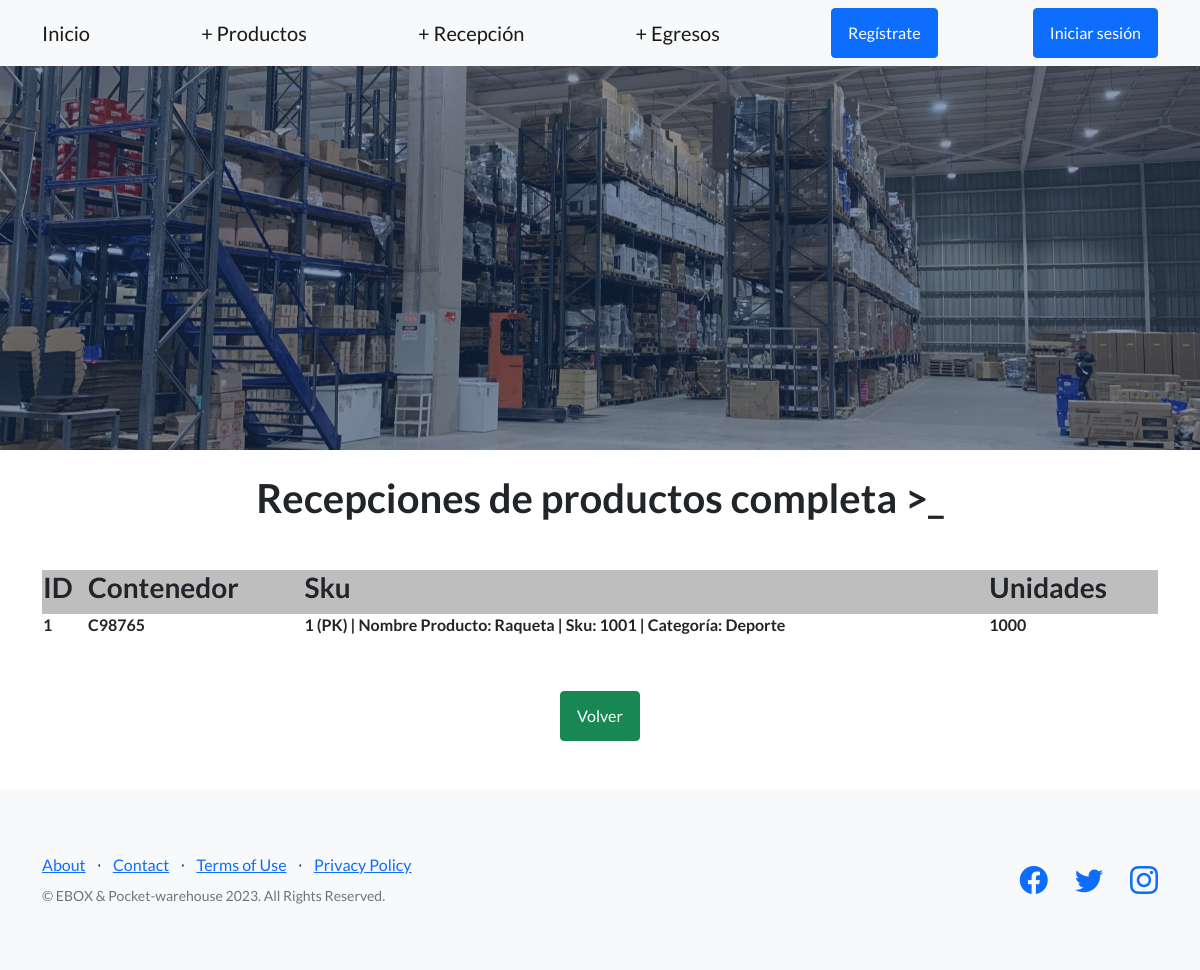
Before: /eboxApp/recepcion/wRecepcion_full/ with the older database file.
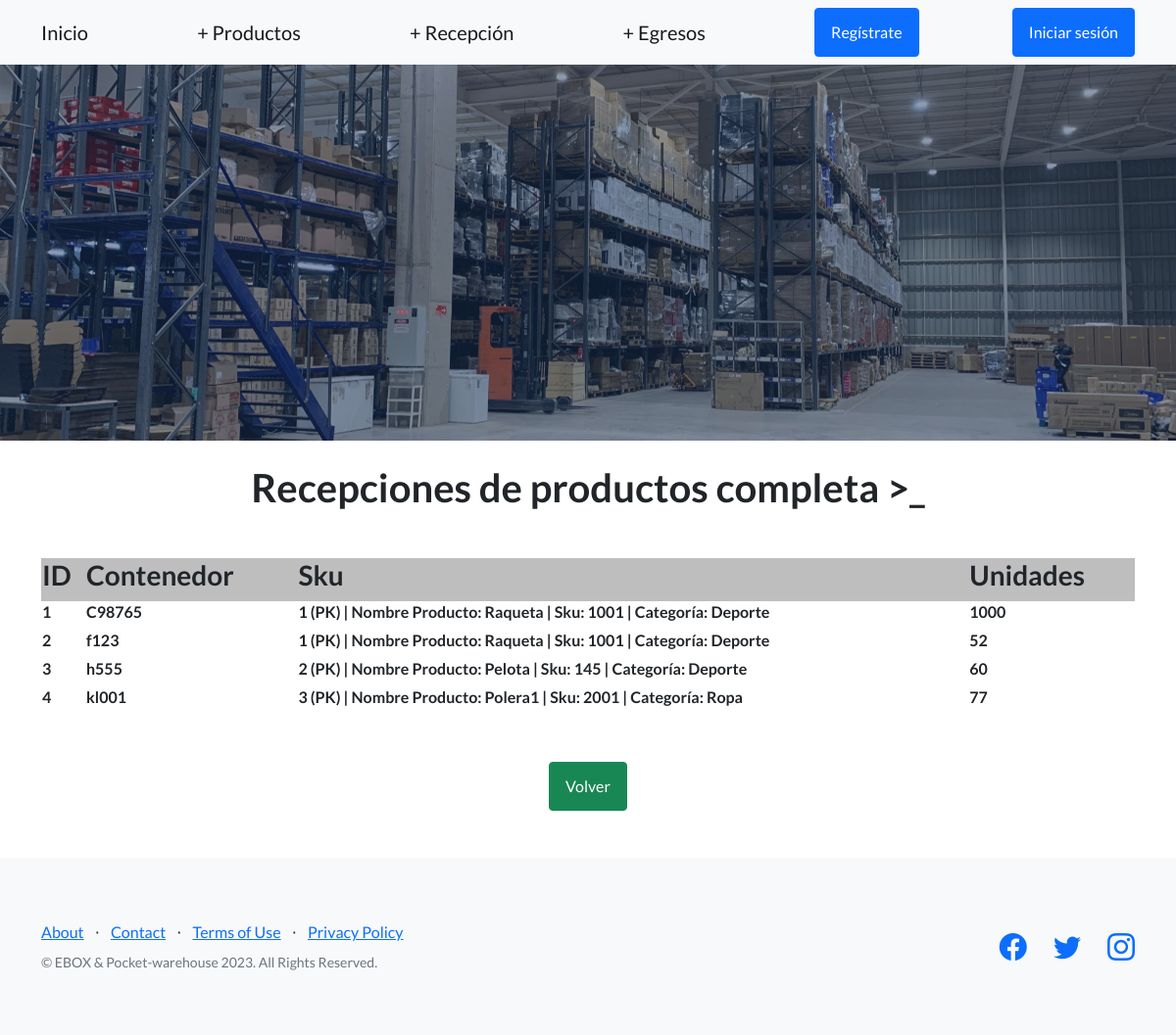
After: the same page with the newer database file.
### eboxApp/models.py (models this page shows, shortened)
class Recepcion(models.Model):
    num_contenedor = models.CharField(max_length=100)
    sku_in = models.ForeignKey(Maestra, on_delete=models.CASCADE)
    unidades_in = models.IntegerField()

class Maestra(models.Model):
    nombre_producto = models.CharField(max_length=300)
    numero_sku = models.IntegerField()
    categoria = models.CharField(max_length=300)
    def __str__(self):
        return f'{self.pk} (PK) | Nombre Producto: {self.nombre_producto}   |   Sku: {self.numero_sku}   |   Categoría: {self.categoria}'

### eboxApp/views.py (the view)
# urls.py: path('recepcion/wRecepcion_full/', views.buscarRecepcion, name = 'buscarTodoRecepcion'),
def buscarRecepcion(request):
    if request.method == 'GET': # si existe un post
        recepciones = Recepcion.objects.all()
        return render(request, 'eboxApp/wRecepcion_full.html', {'recepciones':recepciones })

### eboxApp/templates/eboxApp/wRecepcion_full.html (shortened to what this page needs)
{% extends "eboxApp/base.html" %}
    {% load static %}
{% block contenido_que_cambia %}
<div class="container" align="center">
    <br>
    <h1 class="mb-5">Recepciones de productos completa >_</h1>
    {% if recepciones %}
                    <table>
                        <tr>
                            <th style="text-align: left"><h3>ID</h3></th>
                            <th style="text-align: left"><h3>Contenedor</h3></th>
                            <th style="text-align: left"><h3>Sku</h3></th>
                            <th style="text-align: left"><h3>Unidades</h3></th>
                        </tr>
                        {% for i in recepciones %}
                        <tr>
                            <td style="text-align: left"><h6>{{i.pk}}</h6></td>
                            <td style="text-align: left"><h6>{{i.num_contenedor}}</h6></td>
                            <td style="text-align: left"><h6>{{i.sku_in}}</h6></td>
                            <td style="text-align: left"><h6>{{i.unidades_in}}</h6></td>
                        </tr>
                        {% endfor %}
                    </table>
                <br>
                <br>
                <a class="btn btn-success" align = "center" href={% url 'eboxApp:Recepcion' %}>Volver</a>
    {% endif %}
</div>
{% endblock %}

Changed rows visible on the page:
added Recepcion: pk "2", num_contenedor "f123", sku_in "1 (PK) | Nombre Producto: Raqueta | Sku: 1001 | Categoría: Deporte", unidades_in "52"
added Recepcion: pk "3", num_contenedor "h555", sku_in "2 (PK) | Nombre Producto: Pelota | Sku: 145 | Categoría: Deporte", unidades_in "60"
added Recepcion: pk "4", num_contenedor "kl001", sku_in "3 (PK) | Nombre Producto: Polera1 | Sku: 2001 | Categoría: Ropa", unidades_in "77"
